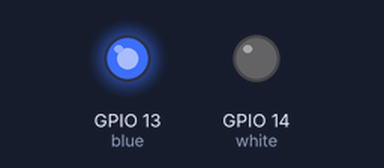
Recording of a program running on a simulated ESP32-S3. On the bench: output pins drawn as LEDs (lit = HIGH).

Above: at 0.05 s.
At 1.15 s:
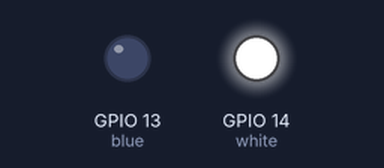
At 3.85 s:
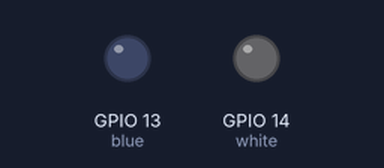
Timing chart, 0 to 5.2 s (numbered marks = the images above):
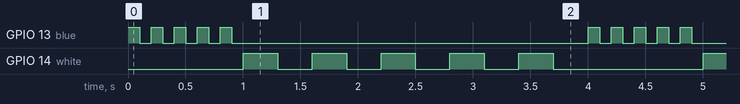

The program:

main.cpp
```cpp
#include <Arduino.h>

const int blue = 13;
const int white = 14;

// Function to blink an LED on a given pin
// pin: which GPIO pin to control
// times: how many blink cycles to do
// onTime: how long the LED stays ON (and also how long it stays OFF, since delay(onTime) is used twice)
void blink_led(int pin, int times, int onTime) {
  for  (int x = 0; x < times; x++) {  // repeat blink sequence "times" times
    digitalWrite(pin, HIGH);
    delay(onTime);    // wait onTime milliseconds
    digitalWrite(pin, LOW);
    delay(onTime);    // wait onTime milliseconds (creates equal ON/OFF timing)
  }
}

void setup() {
  Serial.begin(115200);
  pinMode(blue, OUTPUT);
  pinMode(white, OUTPUT);

// These are local variables inside setup(), and are not used elsewhere
  int urgentPin = blue;     // assigns urgentPin the same value as blue
  int routinePin = white;   // assigns routinePin the same value as white
// Note: urgentPin and routinePin go out of scope after setup() ends.
}

void loop() {
// These are local variables inside loop(), recreated every time loop() runs.
  int urgentPin = blue;      // urgent pin is blue (pin 13)
  int routinePin = white;   // routine pin is white (pin 14)

  blink_led(urgentPin, 5, 100);
// Blink LED: 5 times, ON/OFF duration = ms
  blink_led(routinePin, 5, 300);
}
```

Measured:
- by itself, GPIO 13 (blue): repeats every 4.0 s: 4 × (LOW 0.10 s, HIGH 0.10 s), LOW 3.1 s, HIGH 0.10 s
- by itself, GPIO 14 (white): repeats every 4.0 s: 4 × (LOW 0.30 s, HIGH 0.30 s), LOW 1.3 s, HIGH 0.30 s
- by itself, everything shown: repeats every 4.0 s, in 14 steps
